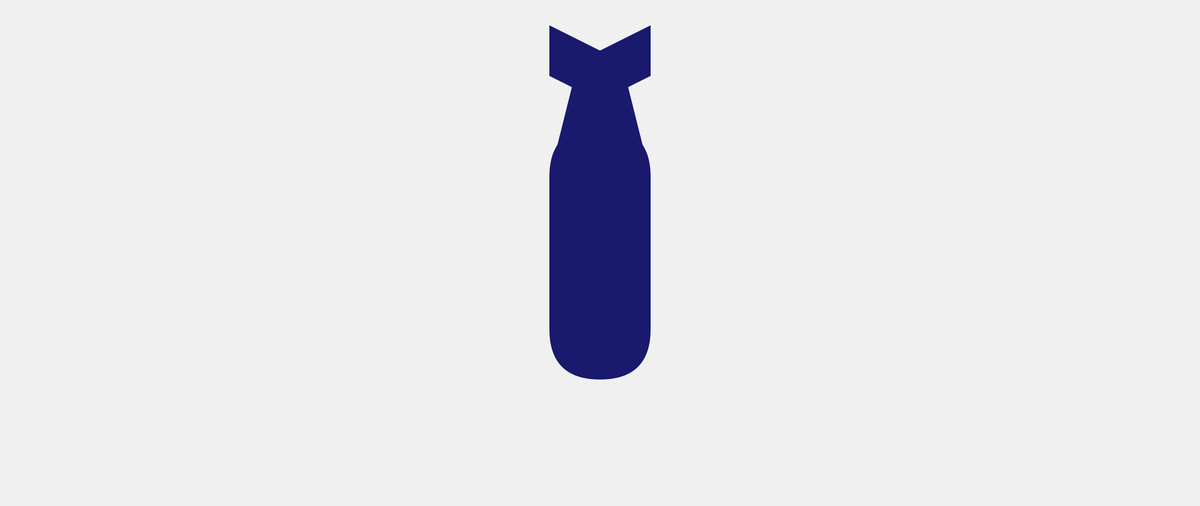
Frame 1 (no input)
Frame 2 (the mouse pressed at the canvas centre, redrawn once): identical to frame 1, image omitted

The Processing sketch that drew this single still picture (run headless with seeded random() and noise(); the mouse was pressed at the canvas centre and the sketch redrawn once):

// Processing sketch: dr_strangelove
// ── dr_strangelove.pde
// Manuale di Programmazione Cinematografica
// Volume 1

// Daniele Olmisani, 2016


// Dr. Strangelove (1964)


final color PAPER = color(240);
final color INK = color(25, 25, 110);

final float S = 0.10;

void setup() {
  size(2560, 1080);
  noLoop();
}


void draw() {
  
  final float F = min(width, height);
  
  translate(0.5*width, 0.5*height);
  scale(F);
  
  background(PAPER);
  
  fill(INK);
  noStroke();
  
  rectMode(CENTER);
  
  rect(0, 0, 2*S, 5*S, 3*S);
  
  translate(0, -1.5*S);
  quad(-S, 0, S, 0, 0.5*S, -2*S, -0.5*S, -2*S);
  
  translate(0, -1.5*S);
  quad(0, 0, 0, -S,  S, -1.5*S,  S, -0.5*S);
  quad(0, 0, 0, -S, -S, -1.5*S, -S, -0.5*S);
  
  save("dr-strangelove.png");
}
